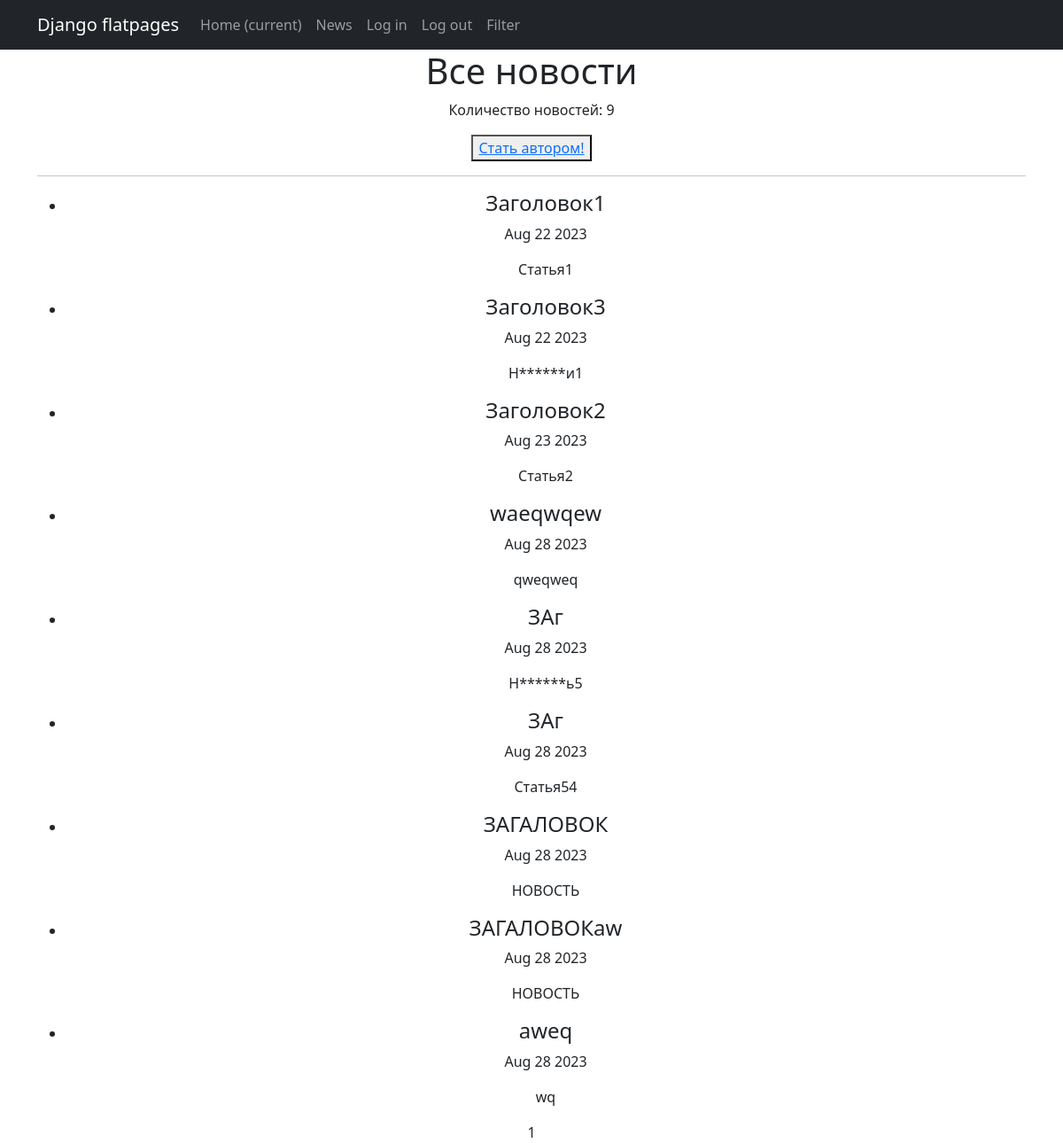
The app's page /, older data.
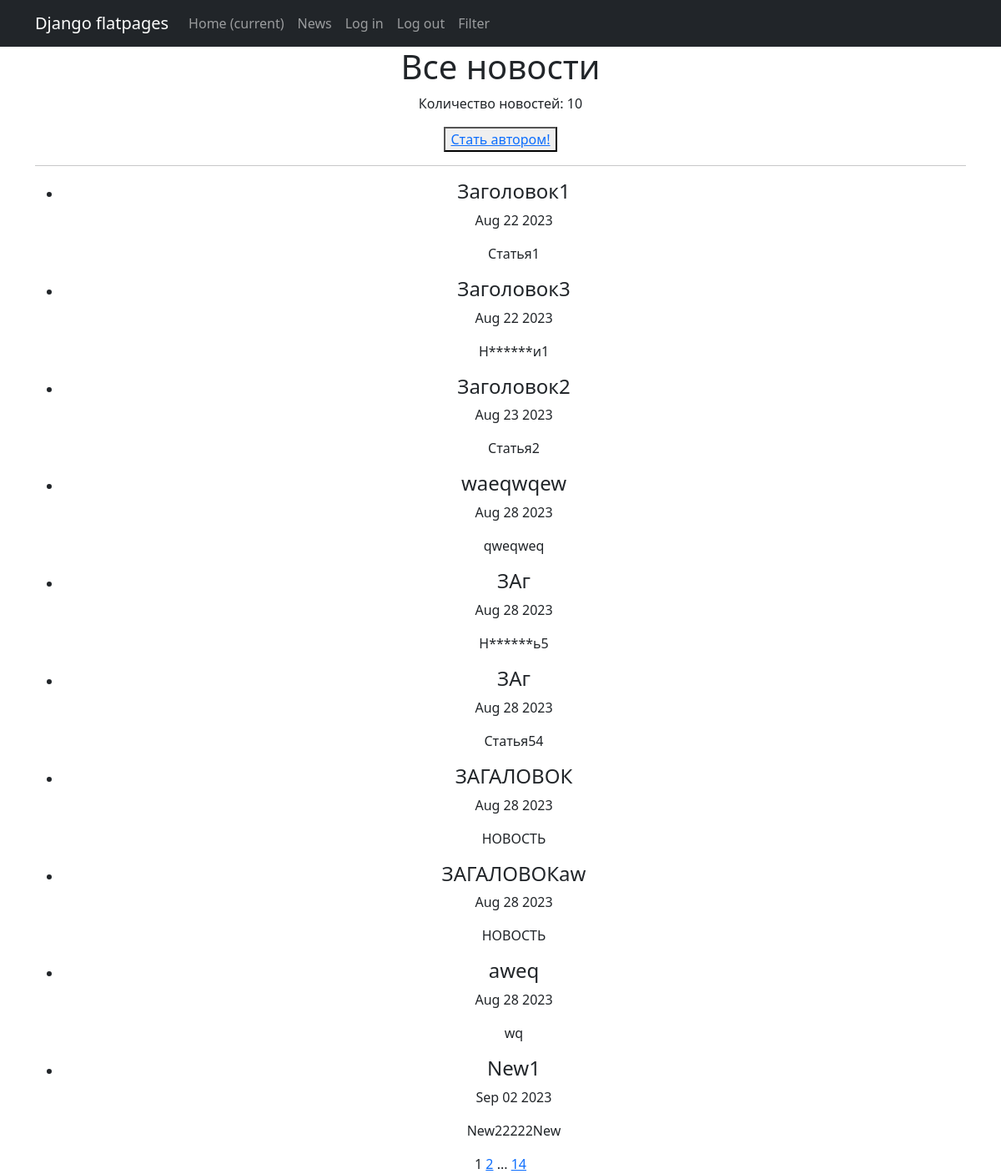
The same page, newer data.
### news/models.py (models this page shows, shortened)
class Post(models.Model):
    post_select = models.BooleanField(default=False)
    post_dt = models.DateTimeField(auto_now_add=True)
    post_tittle = models.CharField(max_length=60)
    post_text = models.TextField()
    post_rating = models.IntegerField(default=0)
    author = models.ForeignKey(Author, on_delete=models.CASCADE)
    category = models.ManyToManyField(Category, through='PostCategory')

### news/views.py (the view)
# urls.py: path('', NewsList.as_view(), name='news_list'),
class NewsList(ListView):
    model = Post
    ordering = 'post_dt'
    template_name = 'news.html'
    context_object_name = 'news'
    paginate_by = 10
    def get_context_data(self, **kwargs):
        context = super().get_context_data(**kwargs)
        context['is_not_author'] = not self.request.user.groups.filter(name='authors').exists()
        return context

### news/templatetags/custom_filters.py (called while the page is built)
@register.filter()
def censor(value):
    if isinstance(value, str):
        for i in CENSOR_SYMBOLS:
            censored_value = i[0] + '*' * (len(i))
            value = value.replace(i, censored_value)
    return f'{value}'

### news/templatetags/custom_tags.py (called while the page is built)
@register.simple_tag(takes_context=True)
def url_replace(context, **kwargs):
   d = context['request'].GET.copy()
   for k, v in kwargs.items():
       d[k] = v
   return d.urlencode()

### templates/news.html (shortened to what this page needs)
{% extends 'flatpages/default.html' %}
{% load custom_filters %}
{% load custom_tags %}
{% block content %}
   <h1>Все новости</h1>
   <p>Количество новостей: {{ news | length }}</p>
   {% if is_not_author %}
   <button> <a href="upgrade/"> Стать автором!</a> </button>
   {% endif %}
   <hr>
   {% if news %}
       <ul>
           {% for new1 in news %}
           <li>
               <h4>{{ new1.post_tittle|censor }}</h4>
               <p>{{ new1.post_dt|date:'M d Y' }}</p>
               <p>{{ new1.post_text|censor|truncatechars:20 }}</p>
           </li>
           {% endfor %}
       </ul>
   {% else %}
       <h2>Постов нет!</h2>
   {% endif %}
   {{ page_obj.number }}
   {% if page_obj.has_next %}
       <a href="?{% url_replace page=page_obj.next_page_number %}">{{ page_obj.next_page_number }}</a>
       {% if paginator.num_pages != page_obj.next_page_number %}
           ...
           <a href="?{% url_replace page=page_obj.paginator.num_pages %}">{{ page_obj.paginator.num_pages }}</a>
       {% endif %}
   {% endif %}
{% endblock content %}

Row changes from the older to the newer data that the page shows:
added Post: post_tittle|censor "New1", post_dt "Sep 02 2023", post_text|censor "New22222New"
Text that changed along with them:
{{ news | length }}: "9" → "10"
{{ page_obj.next_page_number }}: (not shown) → "2"
{{ page_obj.paginator.num_pages }}: (not shown) → "14"
